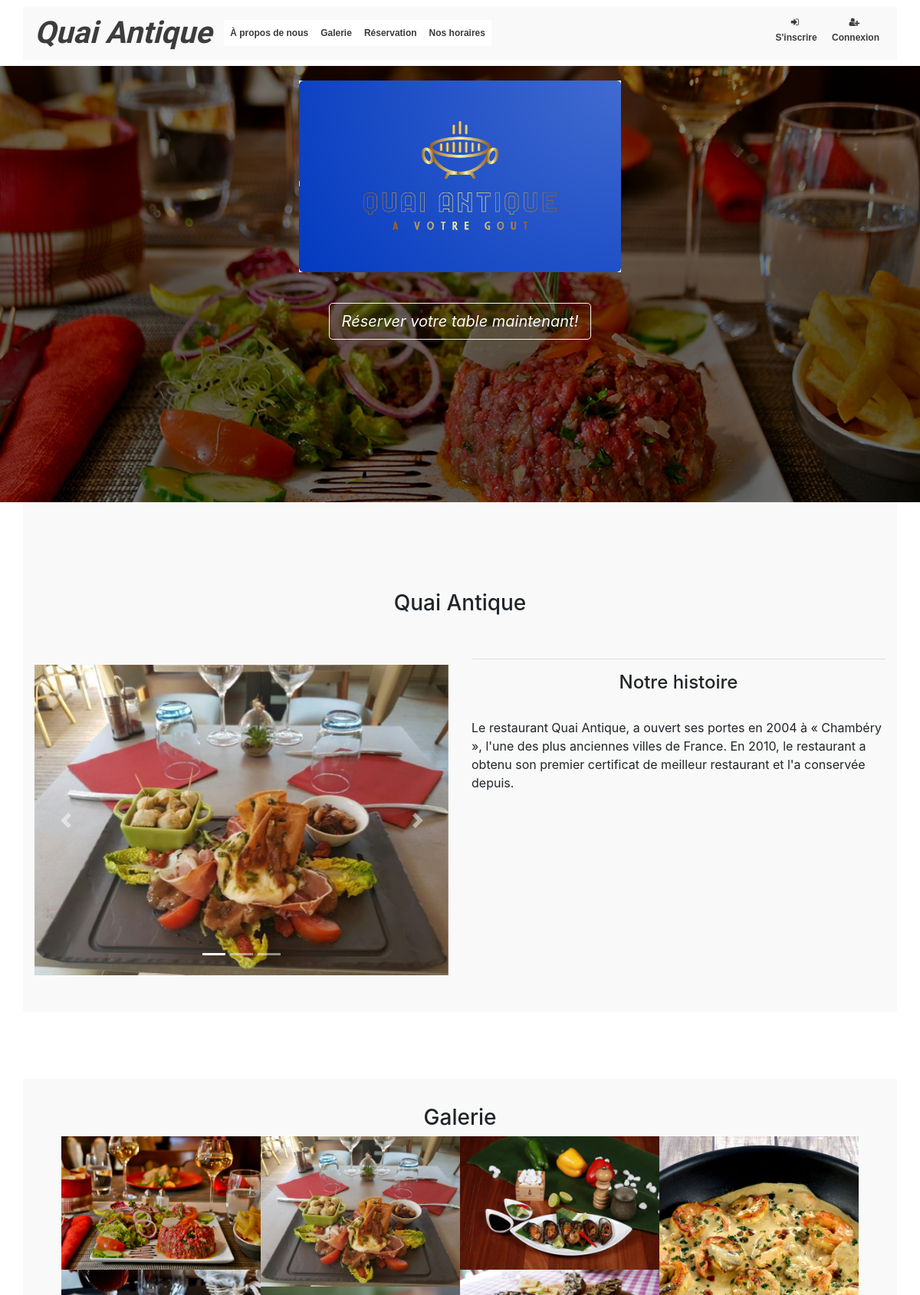
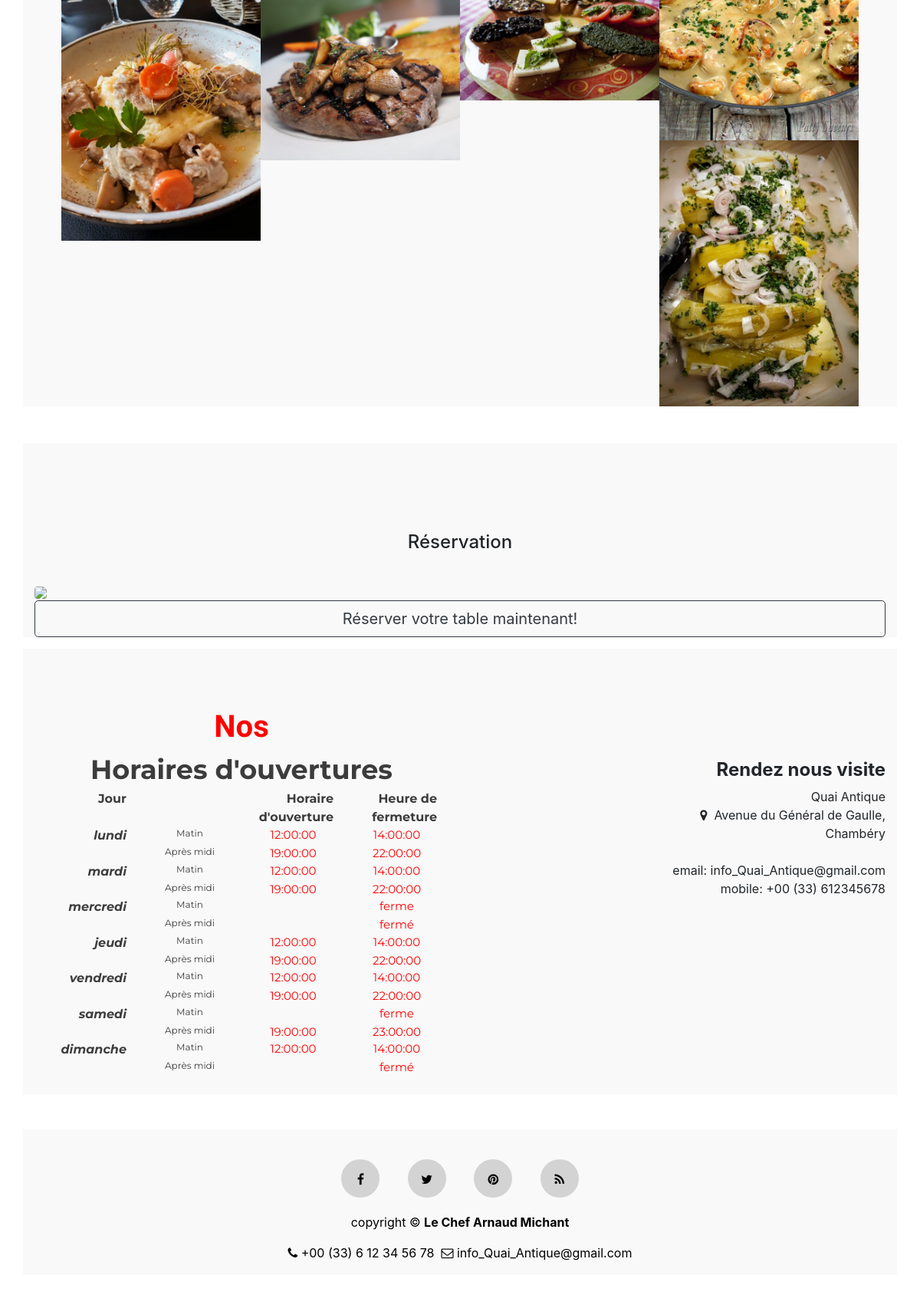
The page / on the database its author committed (2 pictures, top to bottom).
### tables this page shows
CREATE TABLE `schedule` (
  `schedule_id` int(11) NOT NULL,
  `date` date NOT NULL,
  `open_time` time NOT NULL DEFAULT '12:00:00',
  `close_time` time NOT NULL DEFAULT '00:00:00',
  `day` varchar(10) NOT NULL,
  `eveningopentime` time NOT NULL,
  `eveningclosetime` time NOT NULL
);

### index.php (the view, shortened to what this page needs)
<?php
require "header.php";
?>
<header class="header">
    <div class="row">
        <div class="col-md-12 text-center">
            <a class="logo"><img src="img/logo1.png" alt="logo"></a>
        </div>
        <div class="col-md-12 text-center">
            <button type="button" onclick="window.location.href='reservation.php'" class="btn btn-outline-light btn-lg"><em>Réserver votre table maintenant!</em></button>
        </div>
    </div>
</header>
<section id="aboutus">
    <div class="container"><br><br>
        <h3 class="text-center"><br><br>Quai Antique</h3>
        <div class="row">
            <div class="col-sm"><br><br>
                <div id="carouselExampleIndicators" class="carousel slide" data-ride="carousel">
                    <ol class="carousel-indicators">
                        <li data-target="#carouselExampleIndicators" data-slide-to="0" class="active"></li>
                        <li data-target="#carouselExampleIndicators" data-slide-to="1"></li>
                        <li data-target="#carouselExampleIndicators" data-slide-to="2"></li>
                    </ol>
                    <div class="carousel-inner">
                        <div class="carousel-item active">
                            <img class="d-block w-100" src="img/3.jpg" alt="Première diapositive">
                        </div>
                    </div>
                    <a class="carousel-control-prev" href="#carouselExampleIndicators" role="button" data-slide="prev">
                        <span class="carousel-control-prev-icon" aria-hidden="true"></span>
                        </a>
                        <a class="carousel-control-next" href="#carouselExampleIndicators" role="button" data-slide="next">
                        <span class="carousel-control-next-icon" aria-hidden="true"></span>
                    </a>
                </div>
                <br><br>
            </div>
            <div class="col-sm">
                <div class="arranging"><br><hr>
                    <h4 class="text-center">Notre histoire</h4>
                    <p><br>  Le restaurant Quai Antique, a ouvert ses portes en 2004 à « Chambéry », l'une des plus anciennes villes de France. En 2010, le restaurant a obtenu son premier certificat de meilleur restaurant et l'a conservée depuis.<br><br>
                </div>
            </div>
        </div>
    </div>
</section>
<div class="gallery" id="gallery"><br><br><br>
    <div class="container">
        <h3 class="text-center"><br>Galerie</h3>
        <div class="d-flex flex-row flex-wrap justify-content-center">
           <div class="d-flex flex-column">
              <img src="img/1.jpg" class="img-fluid">
              <img src="img/2.jpg" class="img-fluid">
           </div>
           <div class="d-flex flex-column">
              <img src="img/3.jpg" class="img-fluid">
              <img src="img/4.jpg" class="img-fluid">
           </div>
           <div class="d-flex flex-column">
               <img src="img/5.jpg" class="img-fluid">
               <img src="img/6.jpg" class="img-fluid">
           </div>
           <div class="d-flex flex-column">
               <img src="img/7.jpg" class="img-fluid">
               <img src="img/8.jpg" class="img-fluid">
           </div>
        </div>
    </div>
</div><br><br>
<div class="container" id="reservation">
    <h4 class="text-center"><br><br><br><br>Réservation<br><br></h4>
    <img  src="img/tables.jpg" class="img-fluid rounded">
    <button type="button" onclick="window.location.href='reservation.php'" class="btn btn-outline-dark btn-block btn-lg">Réserver votre table maintenant!</button>
</div>
<section id="footer">
    <div class="container">
        <div class="row staff">
            <div class="col-sm"><br><br><br>
                <div class="horaireTitle">Nos</div>
                <div class="horaireSubTitle">Horaires d'ouvertures</div>
                <div class="signup-form">
                    <?php
                        require 'includes/dbh.inc.php';
                        $sql = "SELECT * FROM schedule";
                        $result = $conn->query($sql);
                        echo"<div>";
                        if ($result->num_rows > 0) {
                            echo"
                            <div class='row schedulehour'>
                                <div class='col sheduleday'>Jour</div>
                                <div class='col sheduleday'></div>
                                <div class='col sheduleday'>Horaire d'ouverture</div>
                                <div class='col sheduleday'>Heure de fermeture</div>
                            </div>";
                            while($row = $result->fetch_assoc()) {
                                if ( ($row['open_time'] == '00:00:00' && $row['close_time'] == '00:00:00') || ( $row['eveningopentime'] == '00:00:00' || $row['eveningclosetime'] == '00:00:00' ) ) {
                                    echo "
                                    <div class='row schedulehour'>
                                            <div class='col sheduleday'><em>". $row['day'] . "</em></div>
                                            <div class='col'>Matin</div>";
                                            if ( ($row['open_time'] == '00:00:00' && $row[ 'close_time'] == '00:00:00') ) {
                                                echo"<div class='col scheduleData'></div>
                                                <div class='col scheduleData'>ferme</div>";
                                            } else {
                                                echo "<div class='col scheduleData'>".$row['open_time']."</div>
                                                <div class='col scheduleData'>".$row['close_time']."</div>";
                                            }
                                    echo " </div>
                                    <div class='row schedulehour'>
                                            <div class='col'><em> </em></div>
                                            <div class='col'>Après midi</div>";
                                            if ( $row['eveningopentime'] == '00:00:00' && $row['eveningclosetime'] == '00:00:00' )  {
                                                echo "<div class='col scheduleData'></div>
                                                <div class='col scheduleData'>fermé</div>";
                                            }else {
                                                echo "<div class='col scheduleData'>".$row['eveningopentime']."</div>
                                                <div class='col scheduleData'>".$row['eveningclosetime']."</div>";
                                            }
                                    echo " </div>";
                                }
                                else{
                                    echo "
                                    <div class='row schedulehour'>
                                                <div class='col sheduleday'><em>". $row['day'] . "</em></div>
                                                <div class='col'>Matin</div>
                                                <div class='col scheduleData'>".$row['open_time']."</div>
                                                <div class='col scheduleData'>".$row['close_time']."</div>
                                    </div>
                                    <div class='row schedulehour'>
                                                <div class='col'><em> </em></div>
                                                <div class='col'>Après midi</div>
                                                <div class='col scheduleData'>".$row['eveningopentime']."</div>
                                                <div class='col scheduleData'>".$row['eveningclosetime']."</div>
                                    </div>";
                                }
                            }
                        }
                        echo"</div>";
                        ?>
                </div><br>
            </div>
            <div class="col-sm"><br><br><br><br><br><br>
                <h4 class="text-right"><strong>Rendez nous visite</strong></h4>
                <p class="text-right">Quai Antique<br><i class="fa fa-map-marker"></i>&nbsp; Avenue du Général de Gaulle, <br>Chambéry<br><br>email: info_Quai_Antique@gmail.com<br>mobile: +00 (33) 612345678</p>
            </div>
	    </div>
    </div>
</section>
<?php
require "footer.php";
?>

### rows shown on the page
schedule: day "lundi", open_time "12:00:00", close_time "14:00:00", eveningopentime "19:00:00", eveningclosetime "22:00:00"
schedule: day "mardi", open_time "12:00:00", close_time "14:00:00", eveningopentime "19:00:00", eveningclosetime "22:00:00"
schedule: day "mercredi", open_time "ferme", eveningopentime "fermé"
schedule: day "jeudi", open_time "12:00:00", close_time "14:00:00", eveningopentime "19:00:00", eveningclosetime "22:00:00"
schedule: day "vendredi", open_time "12:00:00", close_time "14:00:00", eveningopentime "19:00:00", eveningclosetime "22:00:00"
schedule: day "samedi", open_time "ferme", eveningopentime "19:00:00", eveningclosetime "23:00:00"
schedule: day "dimanche", open_time "12:00:00", close_time "14:00:00", eveningopentime "fermé"
